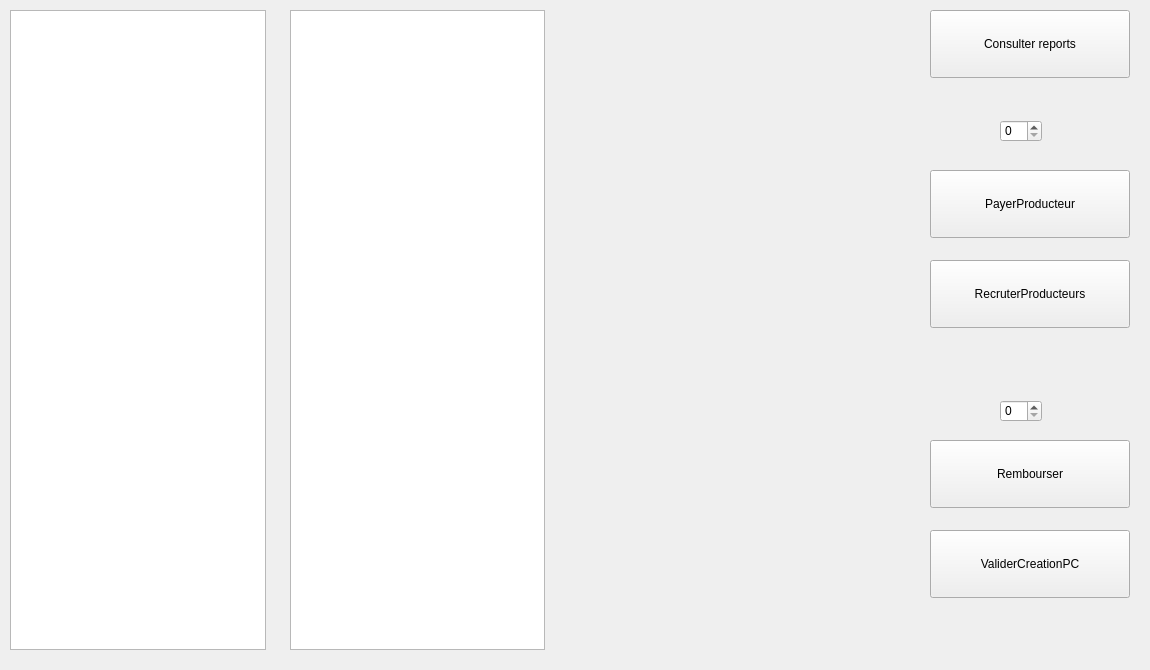
<?xml version="1.0" encoding="UTF-8"?>
<ui version="4.0">
 <class>Widget</class>
 <widget class="QWidget" name="Widget">
  <property name="enabled">
   <bool>true</bool>
  </property>
  <property name="geometry">
   <rect>
    <x>0</x>
    <y>0</y>
    <width>1150</width>
    <height>670</height>
   </rect>
  </property>
  <property name="windowTitle">
   <string>ResponsablePanel</string>
  </property>
  <widget class="QPushButton" name="PayerProducteur">
   <property name="geometry">
    <rect>
     <x>930</x>
     <y>170</y>
     <width>200</width>
     <height>68</height>
    </rect>
   </property>
   <property name="text">
    <string>PayerProducteur</string>
   </property>
  </widget>
  <widget class="QListWidget" name="SousList2">
   <property name="geometry">
    <rect>
     <x>10</x>
     <y>10</y>
     <width>256</width>
     <height>640</height>
    </rect>
   </property>
  </widget>
  <widget class="QListWidget" name="SousList">
   <property name="geometry">
    <rect>
     <x>290</x>
     <y>10</y>
     <width>255</width>
     <height>640</height>
    </rect>
   </property>
  </widget>
  <widget class="QPushButton" name="Rembourser">
   <property name="geometry">
    <rect>
     <x>930</x>
     <y>440</y>
     <width>200</width>
     <height>68</height>
    </rect>
   </property>
   <property name="text">
    <string>Rembourser</string>
   </property>
  </widget>
  <widget class="QPushButton" name="ConsulterReports">
   <property name="geometry">
    <rect>
     <x>930</x>
     <y>10</y>
     <width>200</width>
     <height>68</height>
    </rect>
   </property>
   <property name="text">
    <string>Consulter reports</string>
   </property>
   <property name="autoDefault">
    <bool>false</bool>
   </property>
   <property name="default">
    <bool>false</bool>
   </property>
   <property name="flat">
    <bool>false</bool>
   </property>
  </widget>
  <widget class="QSpinBox" name="NumProducteur">
   <property name="geometry">
    <rect>
     <x>1000</x>
     <y>120</y>
     <width>42</width>
     <height>22</height>
    </rect>
   </property>
  </widget>
  <widget class="QSpinBox" name="NumConsommateur">
   <property name="geometry">
    <rect>
     <x>1000</x>
     <y>400</y>
     <width>42</width>
     <height>22</height>
    </rect>
   </property>
  </widget>
  <widget class="QPushButton" name="RecruterProducteur">
   <property name="geometry">
    <rect>
     <x>930</x>
     <y>260</y>
     <width>200</width>
     <height>68</height>
    </rect>
   </property>
   <property name="text">
    <string>RecruterProducteurs</string>
   </property>
  </widget>
  <widget class="QPushButton" name="ValiderPC">
   <property name="geometry">
    <rect>
     <x>930</x>
     <y>530</y>
     <width>200</width>
     <height>68</height>
    </rect>
   </property>
   <property name="text">
    <string>ValiderCreationPC</string>
   </property>
  </widget>
 </widget>
 <resources/>
 <connections/>
</ui>
